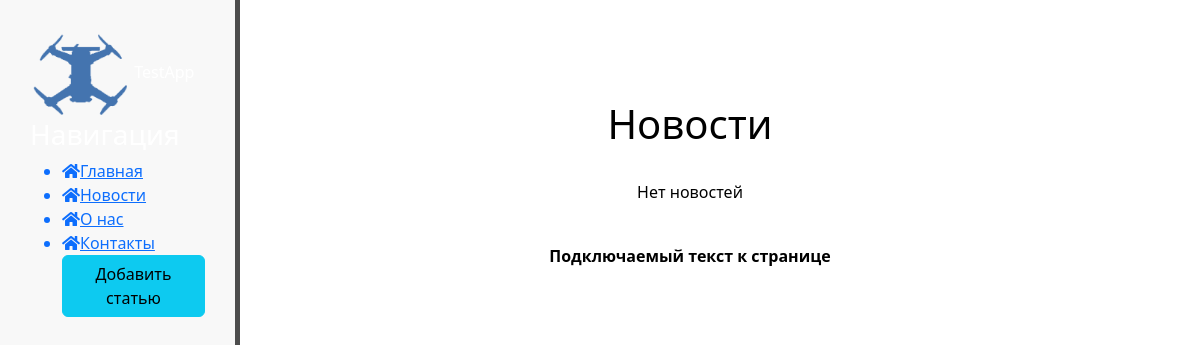
Before: /news/ with the older database file.
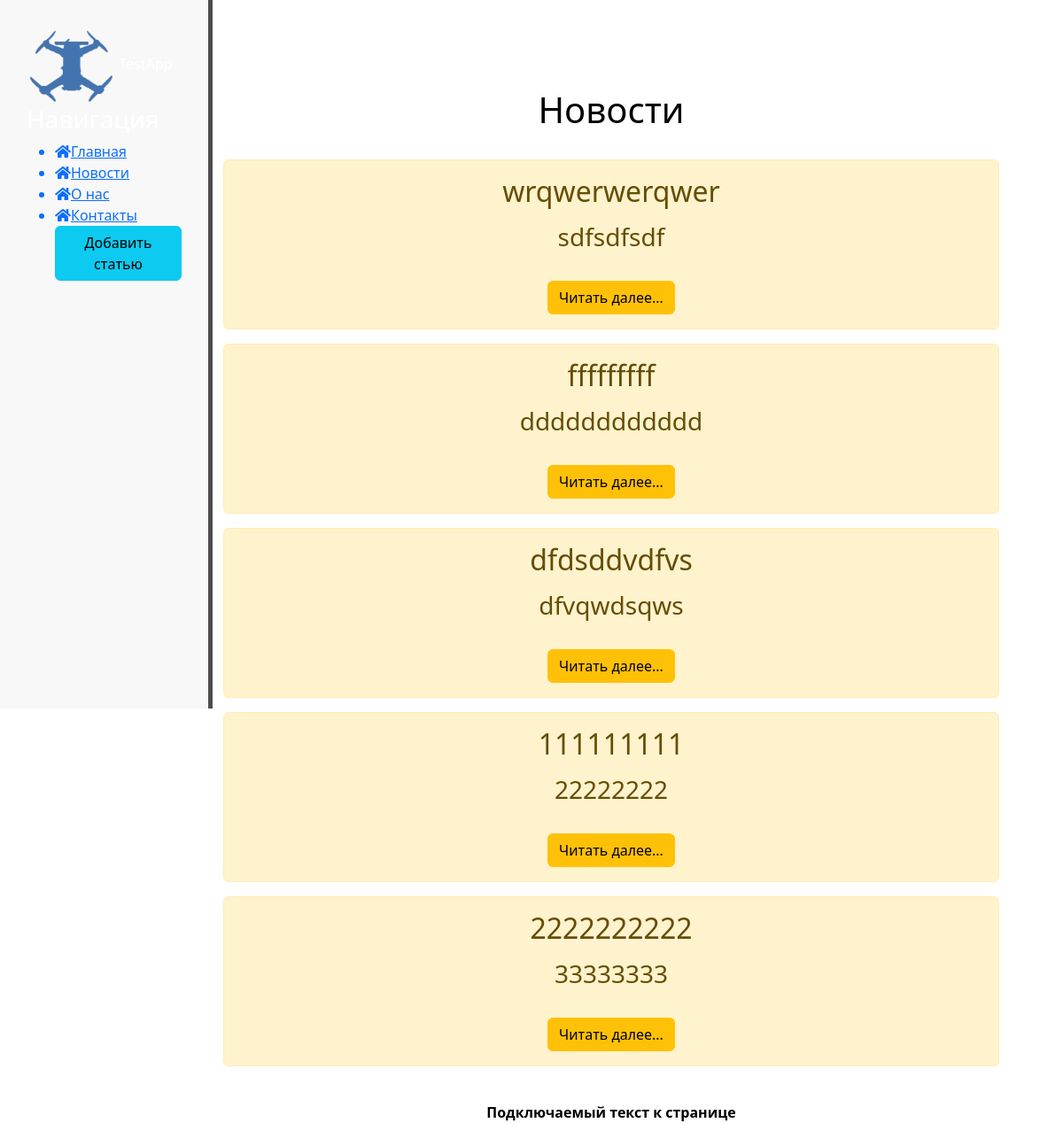
After: the same page with the newer database file.
### news/models.py (models this page shows, shortened)
class Articles(models.Model):
    title = models.CharField('Название', max_length=75)
    anons = models.CharField('Анонс', max_length=250)
    full_text = models.TextField('Статья', max_length=50000)
    date = models.DateTimeField('Дата публикации')
    class Meta:
        verbose_name = 'Новость'
        verbose_name_plural = 'Новости'

### news/views.py (the view)
# urls.py: path('', views.news_home, name='news_home'),
def news_home(request):
    news = Articles.objects.order_by('-date')[:5]
    return render(request, 'news/news_home.html', {'news': news})

### news/templates/news/news_home.html (shortened to what this page needs)
{% extends 'main/layout.html' %}
{% block content %}
        <h1>Новости</h1>
        <br>
        {% if news %}
                {% for i in news %}
                        <div class="alert alert-warning">
                                <h2>{{ i.title }}</h2>
                                <p>
                                <h3>{{ i.anons }}</h3>
                                <br>
                                <a href="{% url 'news-detail' i.id %}" class="btn btn-warning">Читать далее...</a>
                        </div>
                {% endfor %}
        {% else %}
                <p>Нет новостей</p>
        {% endif %}
{% endblock %}

Changed rows visible on the page:
added Articles: title "wrqwerwerqwer", anons "sdfsdfsdf"
added Articles: title "fffffffff", anons "dddddddddddd"
added Articles: title "dfdsddvdfvs", anons "dfvqwdsqws"
added Articles: title "111111111", anons "22222222"
added Articles: title "2222222222", anons "33333333"
Other visible differences:
text no longer shown: "Нет новостей"
